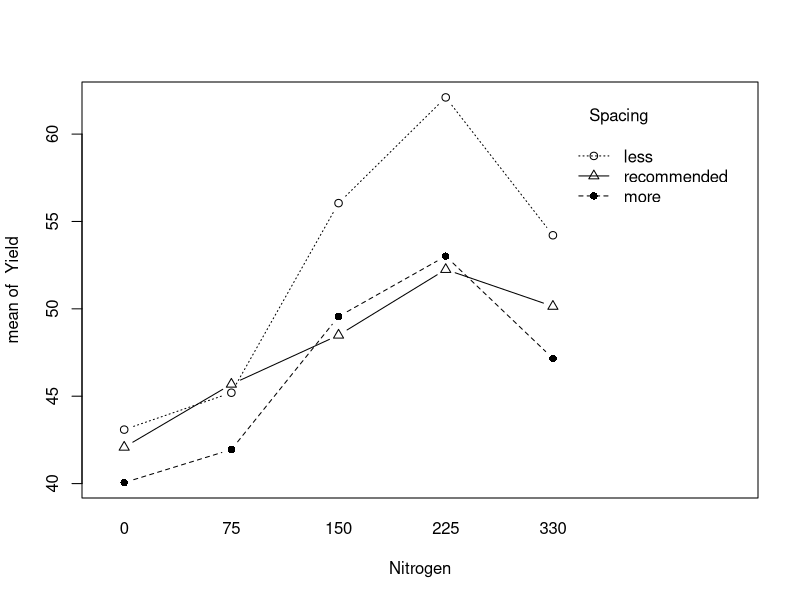
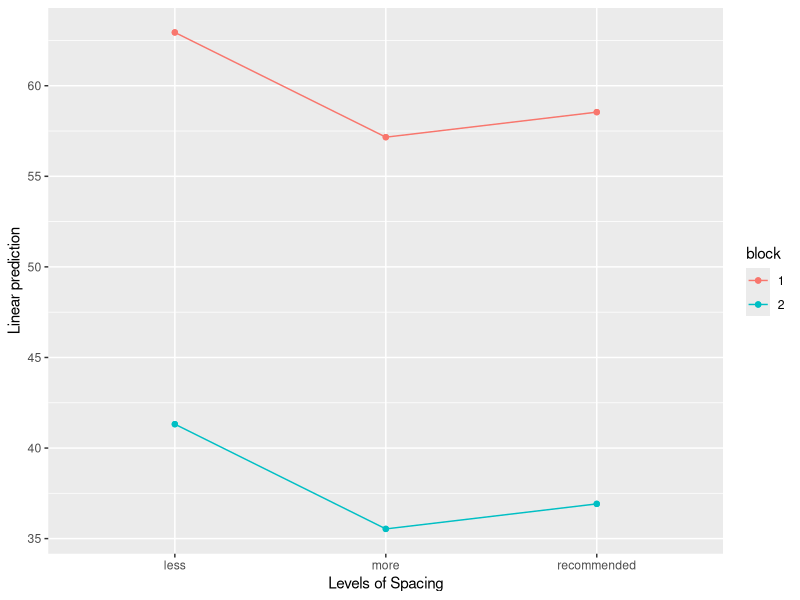
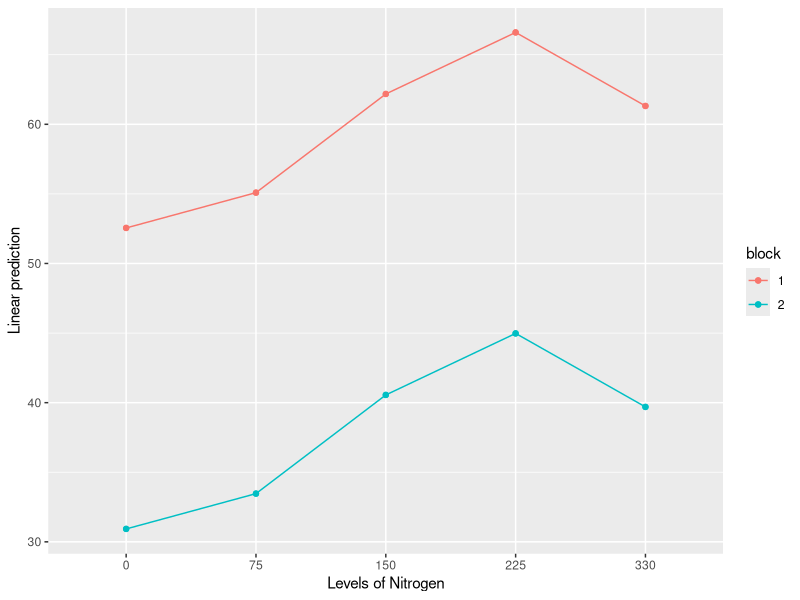

Here is the R script that generated these plots, in order:
###############################################################
## Practical 11 – Exercise 3: Spacing & Nitrogen (Two-way ANOVA + Blocks)
## Advanced Statistics (MAT20306)
###############################################################

# Load required packages
library(car)
library(emmeans)
library(tibble)
library(ggplot2)
library(doBy)

# Define custom ANOVA function
Anova_table <- function(model) {
  At2 <- Anova(model, Type = 2)
  At1 <- anova(model)
  SStotal <- sum(At1[, 2])
  dftotal <- sum(At1[, 1])
  Total <- as.data.frame(cbind(SStotal, dftotal, "", ""))
  rownames(Total) <- "Total"
  names(Total) <- names(At2)
  Avtable <- rbind(At2, Total)
  for (c in 1:4) Avtable[, c] <- as.numeric(Avtable[, c])
  rows <- dim(Avtable)[1]
  MS <- as.numeric(Avtable[, 1]) / as.numeric(Avtable[, 2])
  Avtable <- add_column(Avtable, MS, .after = 2)
  return(Avtable)
}

# --- Load data ---
spacing_data <- read.table(file = "Spacing and nitrogen.txt", header = TRUE)
spacing_data$block <- as.factor(spacing_data$block)
spacing_data$Nitrogen <- as.factor(spacing_data$Nitrogen)
spacing_data$Spacing <- as.factor(spacing_data$Spacing)

# --- Interaction plot ignoring blocks ---
with(spacing_data, interaction.plot(
  x.factor = Nitrogen,
  trace.factor = Spacing,
  response = Yield,
  type = "b",
  pch = c(1, 16, 24)
))

# --- Fit full model ---
spacing.lm1 <- lm(Yield ~ Nitrogen + Spacing + Nitrogen:Spacing + block, data = spacing_data)
summary(spacing.lm1)
Anova_table(spacing.lm1)

# --- Profile plots (emmeans) ---
emmip(spacing.lm1, block ~ Spacing)
emmip(spacing.lm1, block ~ Nitrogen)

# --- LSD pairwise comparisons ---
pairs(emmeans(spacing.lm1, specs = "Spacing"), adjust = "none")
pairs(emmeans(spacing.lm1, specs = "Nitrogen"), adjust = "none")
